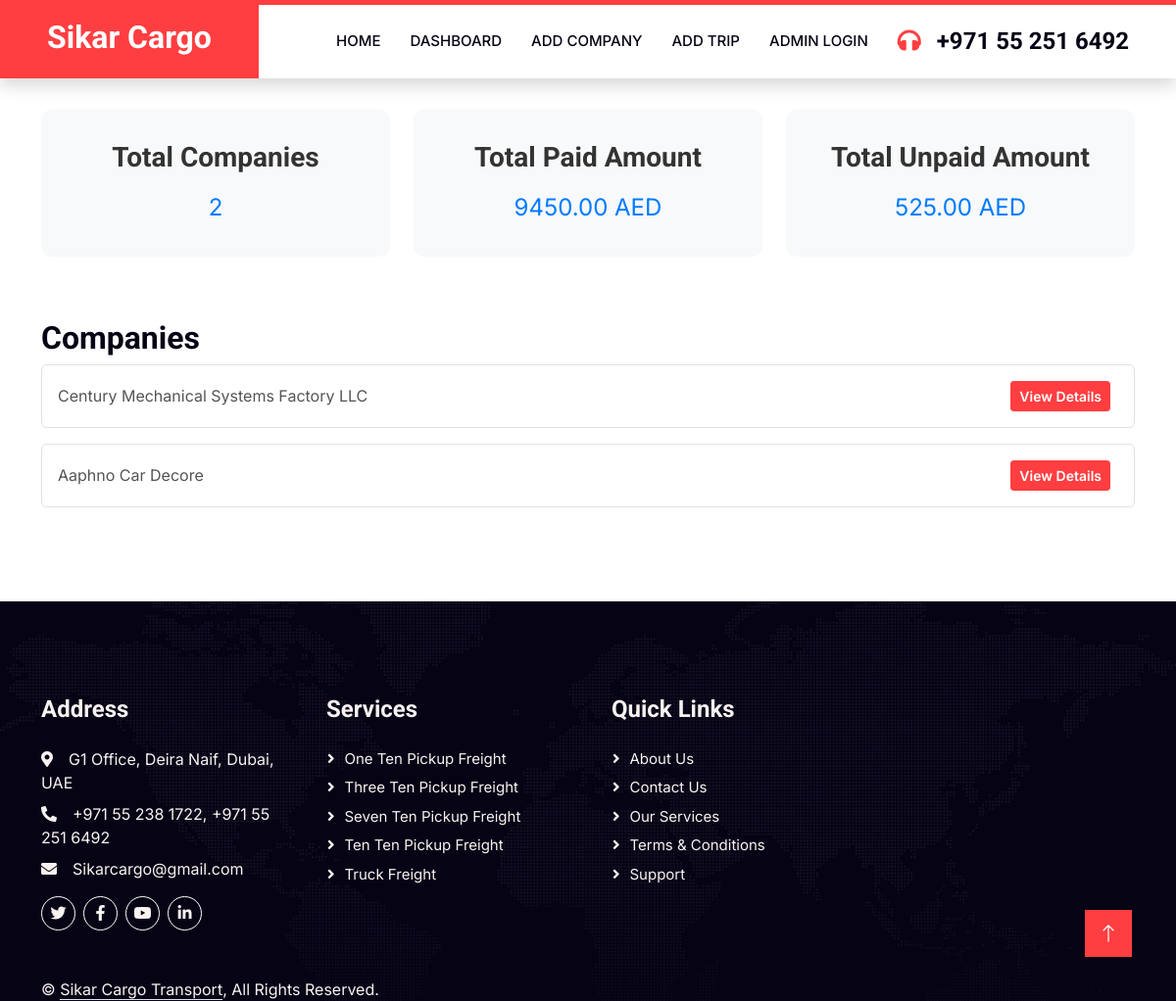
Page /dashboard/ (signed in) on the earlier database version.
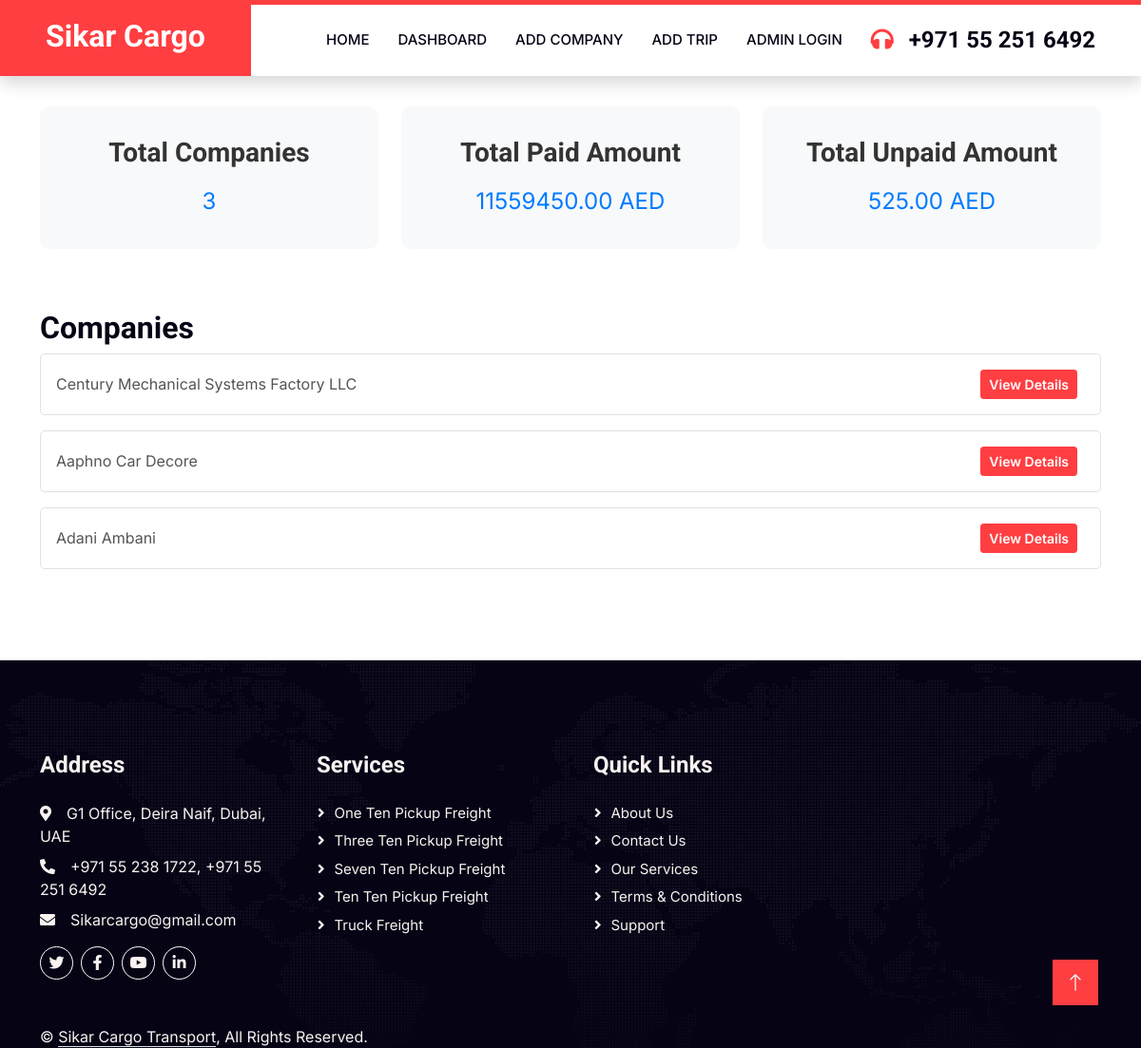
Same page on the later database version.
### website/models.py (models this page shows, shortened)
class Company(models.Model):
    name = models.CharField(max_length=255)
    address = models.TextField()
    email = models.EmailField()
    phone = models.CharField(max_length=20)
    contact_person = models.CharField(max_length=25)
    paid_amount = models.DecimalField(max_digits=10, decimal_places=2, default=0)
    unpaid_amount = models.DecimalField(max_digits=10, decimal_places=2, default=0)
    po_box = models.CharField(max_length=20)

### website/views.py (the view)
# urls.py: path('dashboard/', views.dashboard, name='dashboard'),
@login_required
def dashboard(request):
    companies = Company.objects.all()
    total_companies = companies.count()
    total_paid_amount = sum(company.paid_amount for company in companies)
    total_unpaid_amount = sum(company.unpaid_amount for company in companies)
    context = {
        'companies': companies,
        'total_companies': total_companies,
        'total_paid_amount': total_paid_amount,
        'total_unpaid_amount': total_unpaid_amount,
    }
    return render(request, 'dashboard.html', context)

### website/templates/dashboard.html (shortened to what this page needs)
{% load static %}
<!DOCTYPE html>
<html lang="en">
<head>
    <link href="https://cdnjs.cloudflare.com/ajax/libs/font-awesome/5.10.0/css/all.min.css" rel="stylesheet">
    <link href="https://cdn.jsdelivr.net/npm/bootstrap-icons@1.4.1/font/bootstrap-icons.css" rel="stylesheet">
    <link href="{% static 'lib/animate/animate.min.css' %}" rel="stylesheet">
    <link href="{% static 'lib/owlcarousel/assets/owl.carousel.min.css' %}" rel="stylesheet">
    <link href="{% static 'css/bootstrap.min.css' %}" rel="stylesheet">
    <link href="{% static 'css/style.css' %}" rel="stylesheet">
</head>
<body>
    <nav class="navbar navbar-expand-lg bg-white navbar-light shadow border-top border-5 border-primary sticky-top p-0">
        <a href="{% url 'index' %}" class="navbar-brand bg-primary d-flex align-items-center px-4 px-lg-5">
            <h2 class="mb-2 text-white">Sikar Cargo</h2>
        </a>
        <div class="collapse navbar-collapse" id="navbarCollapse">
            <div class="navbar-nav ms-auto p-4 p-lg-0">
                <a href="{% url 'index' %}" class="nav-item nav-link">Home</a>
                <a href="{% url 'dashboard' %}" class="nav-item nav-link">Dashboard</a>
                <a href="{% url 'add_company' %}" class="nav-item nav-link">Add Company</a>
                <a href="{% url 'add_trip' %}" class="nav-item nav-link">Add Trip</a>
                <a href="{% url 'admin_login' %}" class="nav-item nav-link">Admin Login</a>
            </div>
            <h4 class="m-0 pe-lg-5 d-none d-lg-block"><i class="fa fa-headphones text-primary me-3"></i>+971 55 251 6492</h4>
        </div>
    </nav>
    <div class="container dashboard-container">
        <div class="row">
            <div class="col-md-4">
                <div class="stat-card">
                    <h3>Total Companies</h3>
                    <p>{{ total_companies }}</p>
                </div>
            </div>
            <div class="col-md-4">
                <a href="{% url 'paid_companies' %}">
                    <div class="stat-card">
                        <h3>Total Paid Amount</h3>
                        <p>{{ total_paid_amount }} AED</p>
                    </div>
                    </a>
            </div>
            <div class="col-md-4">
                <a href="{% url 'unpaid_companies' %}">
                <div class="stat-card">
                    <h3>Total Unpaid Amount</h3>
                    <p>{{ total_unpaid_amount }} AED</p>
                </div>
                </a>
            </div>
        </div>
        <h2 class="mt-5">Companies</h2>
        <ul class="company-list">
            {% for company in companies %}
            <li>
                {{ company.name }}
                <div>
                    <a href="{% url 'company_detail' company_id=company.id %}" class="btn btn-primary btn-sm me-2">View Details</a>
                </div>
            </li>
            {% endfor %}
        </ul>
    </div>
    <div class="container-fluid bg-dark text-light footer pt-5 wow fadeIn" data-wow-delay="0.1s" style="margin-top: 6rem;">
        <div class="container py-5">
            <div class="row g-5">
                <div class="col-lg-3 col-md-6">
                    <h4 class="text-light mb-4">Address</h4>
                    <p class="mb-2"><i class="fa fa-map-marker-alt me-3"></i>G1 Office, Deira Naif, Dubai, UAE</p>
                    <p class="mb-2"><i class="fa fa-phone-alt me-3"></i>+971 55 238 1722, +971 55 251 6492</p>
                    <p class="mb-2"><i class="fa fa-envelope me-3"></i>Sikarcargo@gmail.com</p>
                    <div class="d-flex pt-2">
                        <a class="btn btn-outline-light btn-social me-2" href="#"><i class="fab fa-twitter"></i></a>
                        <a class="btn btn-outline-light btn-social me-2" href="#"><i class="fab fa-facebook-f"></i></a>
                        <a class="btn btn-outline-light btn-social me-2" href="#"><i class="fab fa-youtube"></i></a>
                        <a class="btn btn-outline-light btn-social" href="#"><i class="fab fa-linkedin-in"></i></a>
                    </div>
                </div>
                <div class="col-lg-3 col-md-6">
                    <h4 class="text-light mb-4">Services</h4>
                    <a class="btn btn-link text-light text-decoration-none" href="{% url 'quote' %}">One Ten Pickup Freight</a>
                    <a class="btn btn-link text-light text-decoration-none" href="{% url 'quote' %}">Three Ten Pickup Freight</a>
                    <a class="btn btn-link text-light text-decoration-none" href="{% url 'quote' %}">Seven Ten Pickup Freight</a>
                    <a class="btn btn-link text-light text-decoration-none" href="{% url 'quote' %}">Ten Ten Pickup Freight</a>
                    <a class="btn btn-link text-light text-decoration-none" href="{% url 'quote' %}">Truck Freight</a>
                </div>
                <div class="col-lg-3 col-md-6">
                    <h4 class="text-light mb-4">Quick Links</h4>
                    <a class="btn btn-link text-light text-decoration-none" href="{% url 'about' %}">About Us</a>
                    <a class="btn btn-link text-light text-decoration-none" href="{% url 'contact' %}">Contact Us</a>
                    <a class="btn btn-link text-light text-decoration-none" href="{% url 'about' %}">Our Services</a>
                    <a class="btn btn-link text-light text-decoration-none" href="#">Terms & Conditions</a>
                    <a class="btn btn-link text-light text-decoration-none" href="{% url 'contact' %}">Support</a>
                </div>
            </div>
        </div>
        <div class="container">
            <div class="row">
                <div class="col-md-6 text-center text-md-start mb-3 mb-md-0">
                    <p class="mb-0">&copy; <a href="#" class="text-light text-decoration-none border-bottom">Sikar Cargo Transport</a>, All Rights Reserved.</p>
                </div>
            </div>
        </div>
    </div>
    <a href="#" class="btn btn-lg btn-primary btn-lg-square rounded-0 back-to-top"><i class="bi bi-arrow-up"></i></a>
</body>
</html>

### website/static/css/style.css (style rules this page uses)
:root { --primary: #FF3E41; --secondary: #51CFED; --light: #F8F2F0; --dark: #060315; }
.back-to-top { position: fixed; display: none; right: 45px; bottom: 45px; z-index: 99; }
.btn { font-weight: 600; transition: .5s; }
.btn.btn-primary, .btn.btn-secondary { color: #FFFFFF; }
.btn-lg-square { width: 48px; height: 48px; }
.btn-square, .btn-sm-square, .btn-lg-square { padding: 0; display: flex; align-items: center; justify-content: center; font-weight: normal; }
.navbar-light .navbar-nav .nav-link { position: relative; margin-right: 30px; padding: 25px 0; color: #FFFFFF; font-size: 15px; text-transform: uppercase; outline: none; }
.navbar-light .navbar-brand, .navbar-light a.btn { height: 75px; }
.navbar-light .navbar-nav .nav-link { color: var(--dark); font-weight: 500; }
.navbar-light.sticky-top { top: -100px; transition: .5s; }
@media (min-width: 992px) { .navbar-light .navbar-nav .nav-link::before { position: absolute; content: ""; width: 0; height: 5px; top: -6px; left: 50%; background: #FFFFFF; transition: .5s; } }
.footer { background: linear-gradient(rgba(6, 3, 21, .5), rgba(6, 3, 21, .5)), url(../img/map.png) center center no-repeat; background-size: cover; }
.footer .btn.btn-social { margin-right: 5px; width: 35px; height: 35px; display: flex; align-items: center; justify-content: center; color: var(--light); border: 1px solid #FFFFFF; border-radius: 35px; transition: .3s; }
.footer .btn.btn-link { display: block; margin-bottom: 5px; padding: 0; text-align: left; color: #FFFFFF; font-size: 15px; font-weight: normal; text-transform: capitalize; transition: .3s; }
.footer .btn.btn-link::before { position: relative; content: "\f105"; font-family: "Font Awesome 5 Free"; font-weight: 900; margin-right: 10px; }

### website/templates/dashboard.html (style rules this page uses)
.dashboard-container { margin-top: 2rem; }
.stat-card { padding: 2rem; background-color: #f8f9fa; border-radius: 10px; text-align: center; margin-bottom: 1rem; }
.stat-card h3 { margin-bottom: 1rem; color: #333; }
.stat-card p { margin: 0; font-size: 1.5rem; color: #007bff; }
.company-list { list-style: none; padding: 0; }
.company-list li { padding: 1rem; background-color: #ffffff; border: 1px solid #dee2e6; border-radius: 5px; margin-bottom: 1rem; display: flex; justify-content: space-between; align-items: center; }
.company-list li a { text-decoration: none; color: #007bff; }

Differences in the rows shown:
added Company: name "Adani Ambani"
Other differences:
{{ total_companies }}: "2" → "3"
{{ total_paid_amount }}: "9450.00" → "11559450.00"
